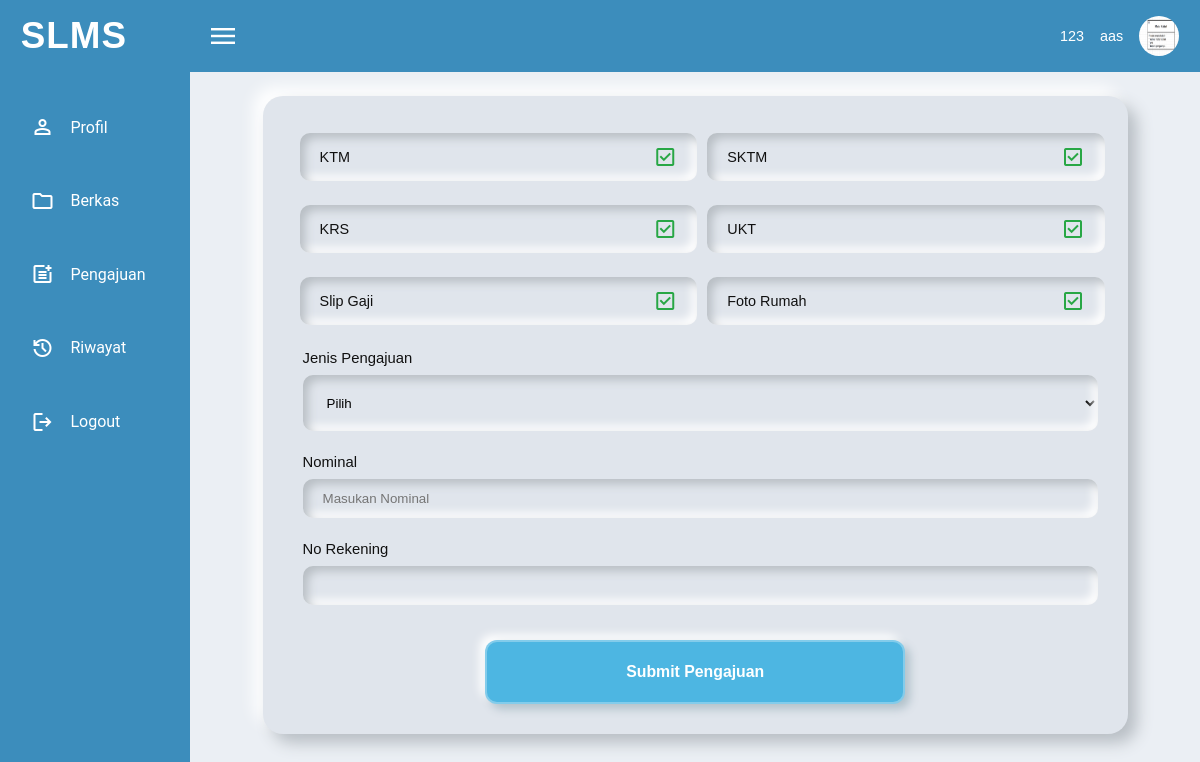
/Mahasiswa/pengajuan.php (signed in), run on the app's committed database.
### tables this page shows
CREATE TABLE `users` (
  `id_user` int(11) NOT NULL,
  `nim` varchar(20) NOT NULL,
  `nama_lengkap` varchar(100) NOT NULL,
  `password` varchar(255) NOT NULL,
  `role` enum('mahasiswa','admin') DEFAULT 'mahasiswa',
  `status_akun` enum('aktif','nonaktif') DEFAULT 'aktif',
  `created_at` timestamp NOT NULL DEFAULT current_timestamp()
);

CREATE TABLE `mahasiswa` (
  `id` int(11) NOT NULL,
  `nim` varchar(20) NOT NULL,
  `jenis_kelamin` varchar(20) DEFAULT NULL,
  `tanggal_lahir` date DEFAULT NULL,
  `whatsapp` varchar(20) DEFAULT NULL,
  `email` varchar(100) DEFAULT NULL,
  `jurusan` varchar(100) DEFAULT NULL,
  `fakultas` varchar(100) DEFAULT NULL,
  `angkatan` varchar(10) DEFAULT NULL,
  `rekening` varchar(50) DEFAULT NULL,
  `semester` int(11) DEFAULT NULL,
  `ips` decimal(4,2) DEFAULT NULL,
  `ipk` decimal(4,2) DEFAULT NULL,
  `dosen_pembimbing` varchar(100) DEFAULT NULL,
  `nama_ayah` varchar(100) DEFAULT NULL,
  `pekerjaan_ayah` varchar(100) DEFAULT NULL,
  `nama_ibu` varchar(100) DEFAULT NULL,
  `pekerjaan_ibu` varchar(100) DEFAULT NULL,
  `pendapatan_orangtua` varchar(50) DEFAULT NULL,
  `foto` varchar(255) DEFAULT NULL
);

### Mahasiswa/pengajuan.php (the view, shortened to what this page needs)
<?php
$host = "localhost";
$user = "root";
$pass = "";
$db = "db_sibkm";
$conn = new mysqli($host, $user, $pass, $db);
$id = $_SESSION['id_mahasiswa'];
$data_berkas = [];
$result = $conn->query("SELECT * FROM pengajuan_berkas WHERE id_mahasiswa = $id ORDER BY tanggal_upload DESC LIMIT 1");
if ($result && $result->num_rows > 0) {
    $data_berkas = $result->fetch_assoc();
}
$rekening = "";
$result = $conn->query("SELECT no_rekening FROM pengajuan_dana WHERE id_mahasiswa = $id");
if ($result && $result->num_rows > 0) {
    $row = $result->fetch_assoc();
    $rekening = $row['no_rekening'] ?? "";
}
?>
<?php
function cekIkonHTML($field, $data_berkas) {
    $isUploaded = !empty($data_berkas[$field]);
    $icon = $isUploaded ? 'check_box' : 'check_box_outline_blank';
    $class = $isUploaded ? 'checked' : '';
    return "<span class='material-symbols-outlined $class' id='cek" . strtoupper($field) . "'>$icon</span>";
}
?>
<!DOCTYPE html>
<html lang="en">
<head>
    <link rel="stylesheet" href="../Style/mahasiswa.css">
</head>
<body>
    <?php include 'Navigasi/navbar.php'; ?>
    <section class="container">
        <?php include 'Navigasi/navmain.php'; ?>
        <form action="pengajuan.php" class="pagePengajuan" method="post" autocomplete="off" enctype="multipart/form-data">
            <div class="containerPengajuan">
                <ul class="ceklis-item">
                    <li>KTM<?= cekIkonHTML('ktm', $data_berkas); ?></li>
                    <li>SKTM<?= cekIkonHTML('sktm', $data_berkas); ?></li>
                    <li>KRS<?= cekIkonHTML('krs', $data_berkas); ?></li>
                    <li>UKT<?= cekIkonHTML('ukt', $data_berkas); ?></li>
                    <li>Slip Gaji<?= cekIkonHTML('slip_gaji', $data_berkas); ?></li>
                    <li>Foto Rumah<?= cekIkonHTML('foto_rumah', $data_berkas); ?></li>
                </ul>
                <div class="inputPengajuan">
                    <label for="jenisPengajuan">Jenis Pengajuan</label><br>
                    <select id="jenisPengajuan" name="jenisPengajuan">
                        <option>Pilih</option>
                    </select>
                </div>
                <div class="inputPengajuan">
                    <label for="nominal">Nominal</label><br>
                    <input type="text" id="nominal" name="nominal" placeholder="Masukan Nominal" required>
                </div>
                <div class="inputPengajuan">
                    <label for="rekening">No Rekening</label><br>
                    <input type="text" id="rekening" name="rekening" value="<?= $rekening ?>" required>
                </div>
                <button class="btn-submit">Submit Pengajuan</button>
            </div>
        </form>
    </section>
</body>
</html>

### Mahasiswa/Navigasi/navbar.php (shortened to what this page needs)
<?php
$nim = $_SESSION['nim'];
$host = "localhost";
$user = "root";
$pass = "";
$db   = "db_sibkm";
$conn = new mysqli($host, $user, $pass, $db);
$query_user = "SELECT nama_lengkap FROM users WHERE nim = ?";
$stmt_user = $conn->prepare($query_user);
$stmt_user->bind_param("s", $nim);
$stmt_user->execute();
$result_user = $stmt_user->get_result();
$data_user = $result_user->fetch_assoc();
$nama_lengkap = $data_user['nama_lengkap'] ?? '-';
$query_foto = "SELECT foto FROM mahasiswa WHERE nim = ?";
$stmt_foto = $conn->prepare($query_foto);
$stmt_foto->bind_param("s", $nim);
$stmt_foto->execute();
$result_foto = $stmt_foto->get_result();
$data_foto = $result_foto->fetch_assoc();
$foto = $data_foto['foto'] ?? '';
$foto_path = $foto ? "../Uploads/" . $foto : "../Gambar/foto.jpg";
?>
<!DOCTYPE html>
<html lang="en">
<head>
    <link rel="stylesheet" href="../Style/navigasi.css">
</head>
<body>
    <nav id="navbar">
        <span id="logo">SLMS</span>
        <div class="navbar-right">
            <span class="material-symbols-outlined icon">menu</span>
            <div class="username">
                <p><?= htmlspecialchars($nim) ?></p>
                <p><?= htmlspecialchars($nama_lengkap) ?></p>
                <img src="<?= htmlspecialchars($foto_path) ?>" alt="Foto Profil" />
            </div>
        </div>
    </nav>
</body>
</html>

### Style/mahasiswa.css (style rules this page uses)
.pageProfil, .pageRiwayat, .pageBerkas, .pagePengajuan { width : 100%; padding : 1.5em; background-color : #ebeff4; overflow : hidden; }
.pageProfil button, #btn-edit, .btn-submit { min-width : 8vw; min-height : 6vh; border-radius : 8px; padding : .5rem; margin-bottom : .9em; color : rgb(255, 255, 255); background-color: #00a65a; border : 2.5px solid rgba(255, 255, 255, .3); font-size : .9em; transition: all 0.3s ease; cursor : pointer; }
li { display : flex; align-items : center; justify-content : space-between; padding : .2rem .6rem; margin : 7px; border-radius : 7px; background-color: #ffffff; box-shadow: inset 4px 4px 8px rgba(226, 223, 223, 0.8), inset -4px -4px 8px rgba(226, 223, 223, 0.8); }
.btn-submit { display : block; min-width : 35vw; min-height : 8vh; margin : 0 auto; box-shadow: 5px 5px 10px #b0c1ca, -5px -5px 10px #ffffff; transition: 0.3s; grid-column : span 4; border-radius :12px; background: #4db6e2; font-weight : bold; font-size : 1.1em; }
.containerPengajuan .btn-submit { margin : 30px auto 0; }
.pagePengajuan .containerPengajuan { width : 90%; margin : 0 auto; background: #e0e5ec; padding: 30px; border-radius: 20px; box-shadow: 9px 9px 16px #b8bec4, -9px -9px 16px #ffffff; font-size : .9rem; }
.containerPengajuan .ceklis-item { display : grid; grid-template-columns : repeat(2, 1fr); gap : 10px; }
.inputPengajuan { padding : 10px 0 5px 10px; line-height : 33px; font-size : 1.03em; }
.containerPengajuan li, .inputPengajuan input, .inputPengajuan select { width : 100%; padding: 12px 20px; border: none; border-radius: 10px; background: #e0e5ec; box-shadow: inset 5px 5px 10px #b8bec4, inset -5px -5px 10px #ffffff; }
.inputPengajuan select { min-height : 7vh; }
.material-symbols-outlined.checked { color: #28a745; }

### Style/navigasi.css (style rules this page uses)
* { margin: 0; padding: 0; box-sizing: border-box; }
body { font-family: 'Poppins', sans-serif; color: #101010; background: #f8f8f8; }
#navbar { max-width : 100vw; display : flex; align-items : center; justify-content : space-between; background-color : #3c8dbc; color : #ffffff; padding :0 1.3rem; min-height : 9vh; }
#navbar #logo { font-size : 2.3rem; font-weight : bold; letter-spacing : 1px; }
#navbar .navbar-right { display: flex; align-items: center; justify-content: space-between; flex : 1; margin-left : 5em; }
.navbar-right .icon { font-size: 2em; cursor: pointer; }
.navbar-right .username { display: flex; align-items: center; white-space: nowrap; gap: 1rem; font-size: 0.9em; }
.navbar-right .username img { border-radius: 50%; width: 40px; height: 40px; }
.container { display : grid; grid-template-columns : 1fr 5.3fr; min-height : 100vh; }

### data on the page
users: nama_lengkap "aas"
mahasiswa: foto (picture)

### other printed values
$nim "123"
